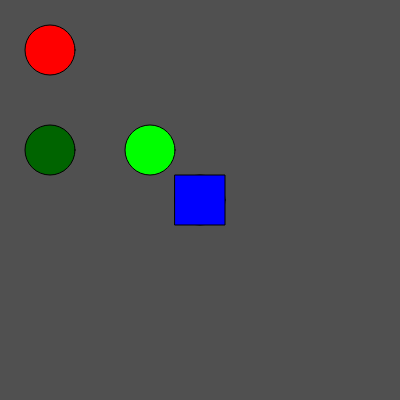
Frame 1 (no input)
Frame 60 (no input): identical to frame 1, image omitted
Frame 120 (the mouse pressed at the canvas centre since frame 60): identical to frame 1, image omitted

The p5.js sketch that drew this single still picture (run headless with seeded random() and noise() and a simulated clock; from frame 60 on, the mouse is pressed at the canvas centre):

// p5.js sketch
// ── sketch.js
function setup() {
  createCanvas(400, 400);
}

function draw() {
  background(80);
  fill(255,0,0);
  ellipse(50,50,50,50);

  fill(0,100,0);
  ellipse(50,150,50,50);

  fill(0,255,0);
  ellipse(150,150,50,50);

  fill(0,255,0);
  ellipse(200,200,50,50);

  rectMode(CENTER);
  fill(0,0,255);
  rect(width/2, height/2, 50, 50);
}
